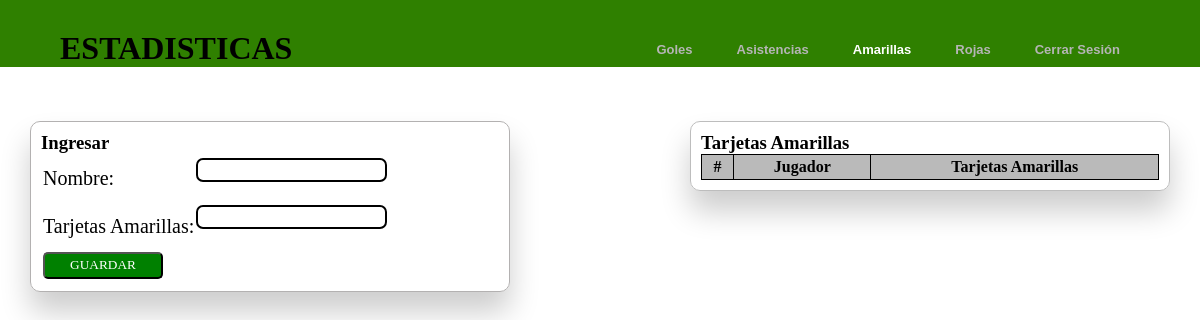
/estadisticas/amarillas.php (signed in), run on an earlier commit of the app's database.
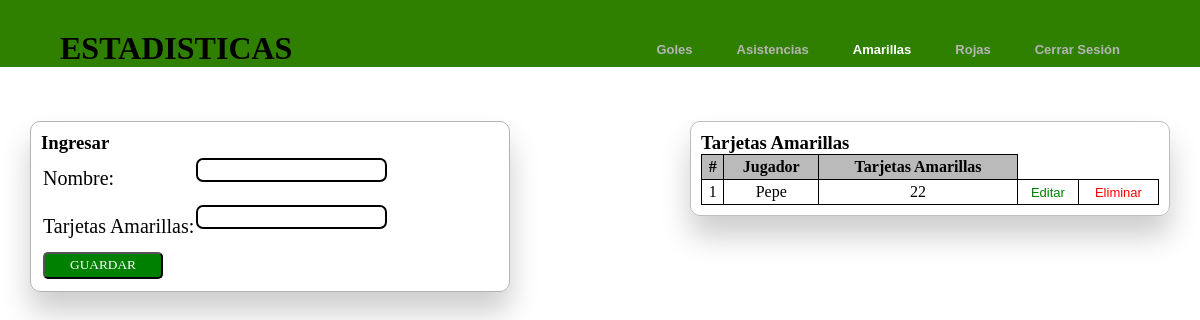
And on a later commit of the database.
### tables this page shows
CREATE TABLE `jugador3` (
  `jug_id` int(11) NOT NULL,
  `nombre` varchar(100) DEFAULT NULL,
  `tar_ama` int(10) DEFAULT NULL
);

### estadisticas/amarillas.php (the view, shortened to what this page needs)
<?php
	if (!isset($_SESSION['nombre'])) {
		header('Location: ../login.php');
	}elseif(isset($_SESSION['nombre'])){
		include '../conexion.php';
		$sentencia = $bd->query("SELECT nombre, tar_ama FROM jugador3 ORDER BY tar_ama DESC LIMIT 10");
		$jugador = $sentencia->fetchAll(PDO::FETCH_OBJ);
	}else{
		echo "Error en el sistema";
	}
?>
<!DOCTYPE html>
<html lang="en">
<head
    <meta charset="UTF-8">
	<link rel="stylesheet" href="../estilos/stylegoleador.css">
	<link rel="stylesheet" href="https://cdnjs.cloudflare.com/ajax/libs/font-awesome/4.7.0/css/font-awesome.min.css">
</head>
<body>
	<header>
		<div class="header-content">
			<div class="logo">
				<h1>ESTADISTICAS</h1>
			</div>
			<div>
				<nav class="navegador">
		        	<ul>
		        		<li><a href="../paginaingresar.php" class="goles">Goles</a></li>
		                <li><a href="asistencias.php" class="asistencia">Asistencias</a></li>
		                <li><a href="amarillas.php" class="amarilla">Amarillas</a></li>
		                <li><a href="rojas.php" class="roja">Rojas</a></li>
		                <li><a href="../cerrarsesion.php" class="cerrarsesion">Cerrar Sesión</a></li>
		        	</ul>
		        </nav>
			</div>
		</div>
	</header>
	<div class="nombre-goles">
		<div class="divingreso">
			<h3>Ingresar</h3>
			<form method="POST" action="../ingresar/ingresarama.php">
				<table class="ingreso">
					<tr>
						<td>Nombre: </td>
						<td><input type="text" class="form-control" name="txtnombre"></td>
				    </tr>
					<tr>
					    <td>Tarjetas Amarillas: </td>
					    <td><input type="number" class="form-control" name="txtamarillas"></td>
					</tr>
					<tr>
					    <td><input class="buttonIngresar" type="submit" value="GUARDAR"></td>
				    </tr>
			    </table>
		    </form>
		</div>
		<div class="muestra">
			<table class="tabla-goleador">
				<h3>Tarjetas Amarillas</h3>
				<tr>
					<th>#</th>
                    <th>Jugador</th>
                    <th>Tarjetas Amarillas</th>
			    </tr>
				<?php
				$posicion =1;
				foreach ($jugador as $dato) {
					if ($posicion <=10){
					?>
					<tr>
						<td><?php echo $posicion; ?></td>
						<td><?php echo $dato->nombre; ?></td>
						<td><?php echo $dato->tar_ama; ?></td>
						<td><a class="btn btn-warning" id="edit" href="../editAndDelete/editAma.php?nombre=<?php echo $dato->nombre; ?>">Editar</a></td>
                        <td><a class="btn btn-danger" id="delete" href="../editAndDelete/deleteAma.php?nombre=<?php echo $dato->nombre; ?>">Eliminar</a></td>
					</tr>
					<?php
					$posicion ++;
					} else{
						break;
					}
				}
			?>
		</div>
	</div>
</body>
</html>

What changed in the data, as far as the page shows it:
added jugador3: nombre "Pepe", tar_ama "22"
